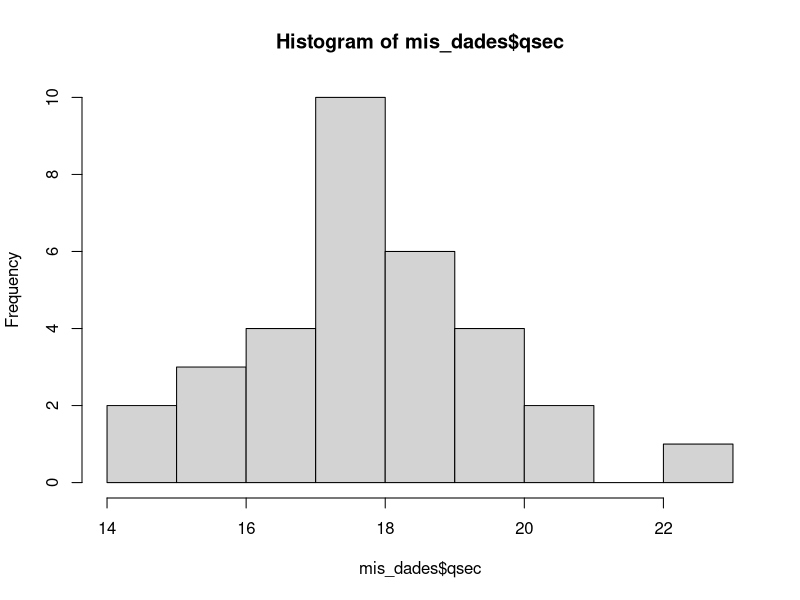
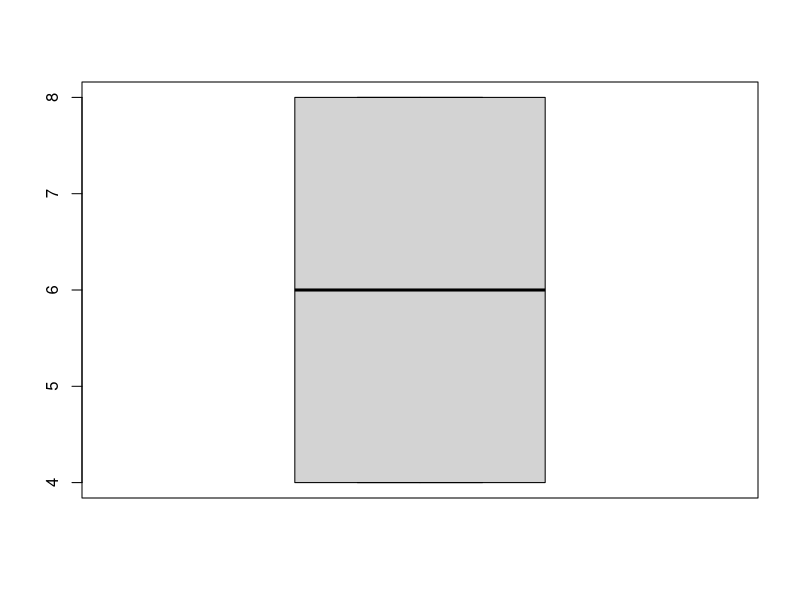

Write R code to recreate these figures, in order.
#Codigo para problema 1

mis_dades <- mtcars

qsec_intervalos <- cut(mis_dades$qsec, breaks = 4)
qsec_intervalos

#tabla de fecuencias
ni <- table(qsec_intervalos)
fi <- ni/sum(ni) 
Ni <- cumsum(ni)
Fi <- cumsum(fi)

cbind(ni, fi, Ni, Fi)

hist(mis_dades$qsec, breaks = 10)
mean(mis_dades$qsec)

sort(mis_dades$drat)
median(mis_dades$drat)
quantile(mis_dades$drat, 0.25)
quantile(mis_dades$mpg, 0.18)



mis_dades$cyl
quantile(mis_dades$cyl, 0.75)-quantile(mis_dades$cyl, 0.25)
IQR(mis_dades$cyl)
boxplot(mis_dades$cyl)

sd(mis_dades$cyl)
var(mis_dades$qsec)
